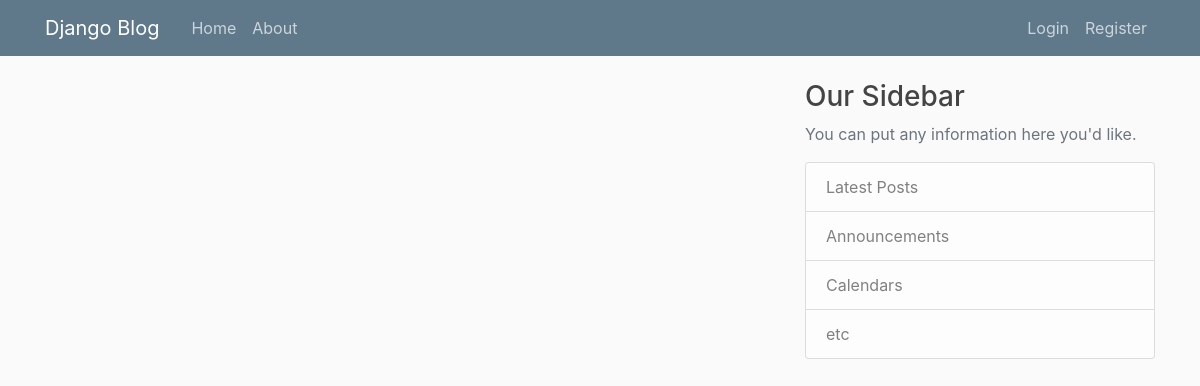
/, run on an earlier commit of the app's database.
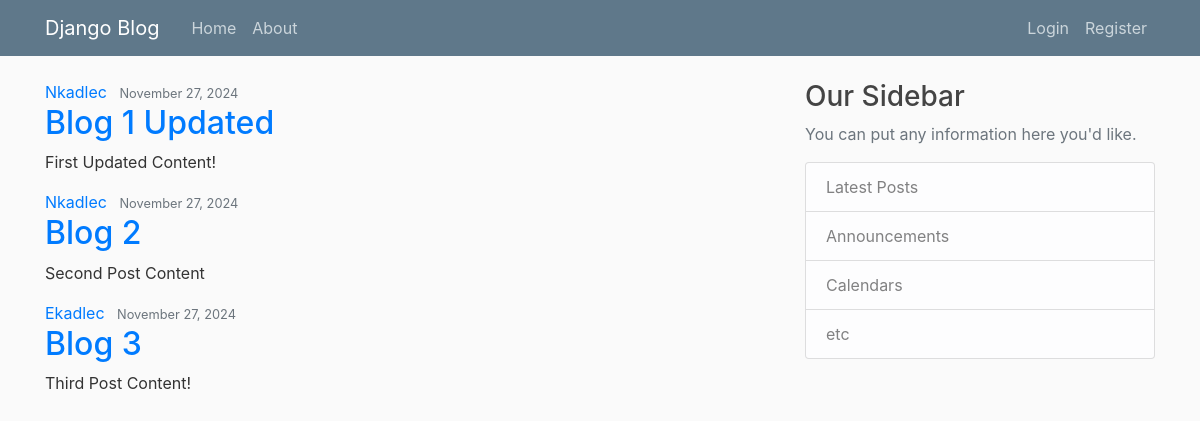
And on a later commit of the database.
### blog/models.py (models this page shows, shortened)
class Post(models.Model):
    title = models.CharField(max_length=100)
    content = models.TextField()
    date_posted = models.DateTimeField(default=timezone.now)
    author = models.ForeignKey(User, on_delete=models.CASCADE)

### blog/views.py (the view)
# urls.py: path('', views.home, name = 'blog-home'),
def home(request):
    context = {
        'posts': Post.objects.all()
    }
    return render(request, 'blog/home.html', context)

### blog/templates/blog/home.html
{% extends "blog/base.html" %}
{% block content %}
    {% for post in posts %}
        <article class="media content-section">
            <div class="media-body">
            <div class="article-metadata">
                <a class="mr-2" href="#">{{ post.author }}</a>
                <small class="text-muted">{{ post.date_posted|date:"F d, Y" }}</small>
            </div>
            <h2><a class="article-title" href="#">{{ post.title }}</a></h2>
            <p class="article-content">{{ post.content }}</p>
            </div>
        </article>
    {% endfor %}
{% endblock content %}

### blog/templates/blog/base.html (shortened to what this page needs)
{% load static %}
<!DOCTYPE html>
<html>
<head>
    <link rel="stylesheet" href="https://cdn.jsdelivr.net/npm/bootstrap@4.0.0/dist/css/bootstrap.min.css">
    <link rel="stylesheet" type="text/css" href="{% static 'blog/main.css' %}">
</head>
<body>
    <header class="site-header">
        <nav class="navbar navbar-expand-md navbar-dark bg-steel fixed-top">
          <div class="container">
            <a class="navbar-brand mr-4" href="{% url 'blog-home' %}">Django Blog</a>
            <div class="collapse navbar-collapse" id="navbarToggle">
              <div class="navbar-nav mr-auto">
                <a class="nav-item nav-link" href="{% url 'blog-home' %}">Home</a>
                <a class="nav-item nav-link" href="{% url 'blog-about' %}">About</a>
              </div>
              <div class="navbar-nav">
                <a class="nav-item nav-link" href="#">Login</a>
                <a class="nav-item nav-link" href="#">Register</a>
              </div>
            </div>
          </div>
        </nav>
    </header>
    <main role="main" class="container">
        <div class="row">
          <div class="col-md-8">
            {% block content %}{% endblock %}
          </div>
          <div class="col-md-4">
            <div class="content-section">
              <h3>Our Sidebar</h3>
              <p class='text-muted'>You can put any information here you'd like.
                <ul class="list-group">
                  <li class="list-group-item list-group-item-light">Latest Posts</li>
                  <li class="list-group-item list-group-item-light">Announcements</li>
                  <li class="list-group-item list-group-item-light">Calendars</li>
                  <li class="list-group-item list-group-item-light">etc</li>
                </ul>
              </p>
            </div>
          </div>
        </div>
    </main>
</body>
</html>

### blog/static/blog/main.css (style rules this page uses)
body { background: #fafafa; color: #333333; margin-top: 5rem; }
h1, h2, h3, h4, h5, h6 { color: #444444; }
ul { margin: 0; }
.bg-steel { background-color: #5f788a; }
.site-header .navbar-nav .nav-link { color: #cbd5db; }

What changed in the data, as far as the page shows it:
added Post: author "Nkadlec", date_posted "November 27, 2024", title "Blog 1 Updated", content "First Updated Content!"
added Post: author "Nkadlec", date_posted "November 27, 2024", title "Blog 2", content "Second Post Content"
added Post: author "Ekadlec", date_posted "November 27, 2024", title "Blog 3", content "Third Post Content!"
